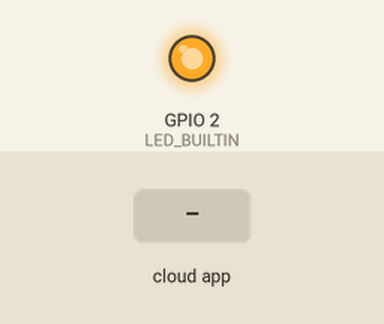
Recording of a sketch running on a simulated ESP8266 (NodeMCU). Parts: output pins drawn as LEDs (lit = HIGH, except the on-board LED, lit = LOW). The inputs (shaded band) are chosen by the test bench.

Above: at 1.2 s.
1.3 s: the phone or cloud app sets led to 1
At 1.8 s:
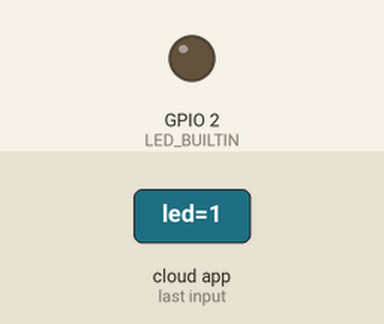
2.8 s: the phone or cloud app sets led to 0
At 4.1 s:
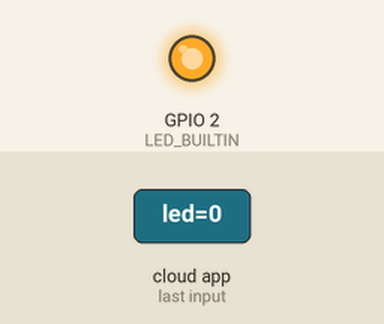
Timing chart, 0 to 5.8 s (numbered marks = the images above; inputs shaded):
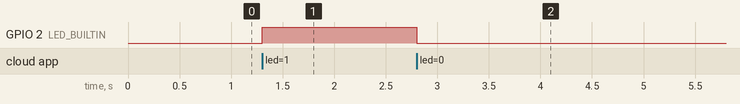

Measured:
- after the input at 1.3 s, GPIO 2 (LED_BUILTIN): LOW → HIGH at once
- after the input at 2.8 s, GPIO 2 (LED_BUILTIN): HIGH → LOW at once

The sketch:

NodeMCU.ino
```cpp
#include <ThingerESP8266.h>

#define USERNAME "hieu"
#define DEVICE_ID "IPCS"
#define DEVICE_CREDENTIAL "5HnjMo?tEYo6"

#define SSID "AndroidAP"
#define SSID_PASSWORD "hieuhieu2"

ThingerESP8266 thing(USERNAME, DEVICE_ID, DEVICE_CREDENTIAL);

void setup() {
  pinMode(LED_BUILTIN, OUTPUT);

  thing.add_wifi(SSID, SSID_PASSWORD);

  // digital pin control example (i.e. turning on/off a light, a relay, configuring a parameter, etc)
  thing["led"] << digitalPin(LED_BUILTIN);

  // resource output example (i.e. reading a sensor value)
  thing["millis"] >> outputValue(millis());
thing["data"] >> [](pson& out)
  {
  out = 2;
  };
  // more details at http://docs.thinger.io/arduino/
}

void loop() {
  thing["data"] >> [](pson& out)
  {
  out = 2;
  };
  thing.handle();
}
```
